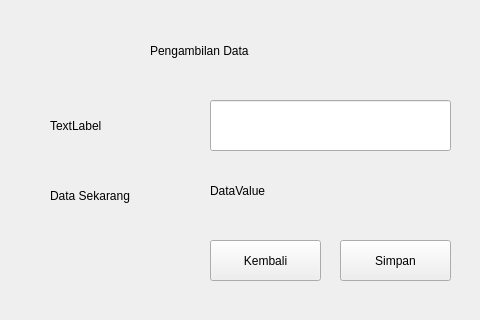
<?xml version="1.0" encoding="UTF-8"?>
<ui version="4.0">
 <class>MainWindow</class>
 <widget class="QMainWindow" name="MainWindow">
  <property name="geometry">
   <rect>
    <x>0</x>
    <y>0</y>
    <width>480</width>
    <height>320</height>
   </rect>
  </property>
  <property name="windowTitle">
   <string>MainWindow</string>
  </property>
  <widget class="QWidget" name="centralwidget">
   <widget class="QLineEdit" name="lineEdit_data">
    <property name="geometry">
     <rect>
      <x>210</x>
      <y>100</y>
      <width>241</width>
      <height>51</height>
     </rect>
    </property>
   </widget>
   <widget class="QLabel" name="label_judul">
    <property name="geometry">
     <rect>
      <x>150</x>
      <y>30</y>
      <width>181</width>
      <height>41</height>
     </rect>
    </property>
    <property name="text">
     <string>Pengambilan Data</string>
    </property>
   </widget>
   <widget class="QLabel" name="label_data">
    <property name="geometry">
     <rect>
      <x>50</x>
      <y>100</y>
      <width>121</width>
      <height>51</height>
     </rect>
    </property>
    <property name="text">
     <string>TextLabel</string>
    </property>
   </widget>
   <widget class="QPushButton" name="pushButton_kembali">
    <property name="geometry">
     <rect>
      <x>210</x>
      <y>240</y>
      <width>111</width>
      <height>41</height>
     </rect>
    </property>
    <property name="text">
     <string>Kembali</string>
    </property>
   </widget>
   <widget class="QPushButton" name="pushButton_simpan">
    <property name="geometry">
     <rect>
      <x>340</x>
      <y>240</y>
      <width>111</width>
      <height>41</height>
     </rect>
    </property>
    <property name="text">
     <string>Simpan</string>
    </property>
   </widget>
   <widget class="QLabel" name="label_currentData">
    <property name="geometry">
     <rect>
      <x>50</x>
      <y>175</y>
      <width>121</width>
      <height>41</height>
     </rect>
    </property>
    <property name="text">
     <string>Data Sekarang</string>
    </property>
   </widget>
   <widget class="QLabel" name="label_currentValue">
    <property name="geometry">
     <rect>
      <x>210</x>
      <y>170</y>
      <width>121</width>
      <height>41</height>
     </rect>
    </property>
    <property name="text">
     <string>DataValue</string>
    </property>
   </widget>
  </widget>
 </widget>
 <resources/>
 <connections/>
</ui>
